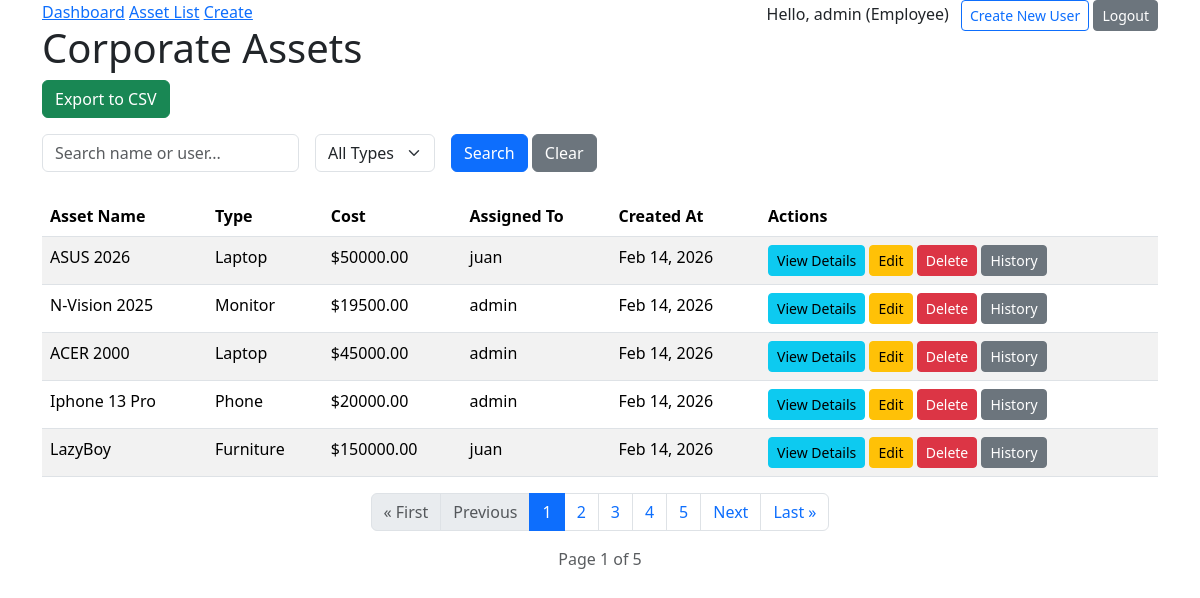
The app's page /list/ (signed in) with its own data.
### assets/models.py (models this page shows, shortened)
class User(AbstractUser):
    ROLE_CHOICES = (
        ('ADMIN', 'Administrator'),
        ('MANAGER', 'Manager'),
        ('EMPLOYEE', 'Employee'),
    )
    role = models.CharField(max_length=20, choices=ROLE_CHOICES, default='EMPLOYEE')
    @property
    def is_manager_or_admin(self):
        return self.role in ['ADMIN', 'MANAGER'] or self.is_superuser

class TimeStampedModel(models.Model):
    created_at = models.DateTimeField(auto_now_add=True)
    updated_at = models.DateTimeField(auto_now=True)
    class Meta:
        abstract = True

class Asset(TimeStampedModel):
    ASSET_TYPES = (
        ('LAPTOP', 'Laptop'),
        ('MONITOR', 'Monitor'),
        ('PHONE', 'Phone'),
        ('FURNITURE', 'Furniture'),
    )
    name = models.CharField(max_length=100)
    asset_type = models.CharField(max_length=20, choices=ASSET_TYPES)
    cost = models.DecimalField(max_digits=10, decimal_places=2)
    assigned_to = models.ForeignKey(User, on_delete=models.SET_NULL, null=True, blank=True, related_name='assets')
    history = HistoricalRecords()

### assets/views.py (the view)
# urls.py: path('list/', AssetListView.as_view(), name='asset-list'),
class AssetListView(LoginRequiredMixin, ListView):
    model = Asset
    template_name = "assets/asset_list.html"
    context_object_name = "assets"
    paginate_by = 5  # Display only 5 assets per page
    def get_queryset(self):
        queryset = Asset.objects.select_related('assigned_to').all()
        asset_type = self.request.GET.get('asset_type')
        search_query = self.request.GET.get('search')
        if asset_type:
            queryset = queryset.filter(asset_type=asset_type)
        if search_query:
            queryset = queryset.filter(
                Q(name__icontains=search_query) |
                Q(assigned_to__username__icontains=search_query)
            )
        return queryset
    def get_context_data(self, **kwargs):
        context = super().get_context_data(**kwargs)
        context['asset_types'] = Asset.ASSET_TYPES
        return context

### assets/templates/assets/asset_list.html (shortened to what this page needs)
{% extends "assets/base.html" %}
{% block content %}
    <h1>Corporate Assets</h1>
    <div class="mb-3">
        <a href="{% url 'export-csv' %}" class="btn btn-success"> Export to CSV</a>
    </div>
    <form method="GET" class="row g-3 mb-4">
        <div class="col-auto">
            <input type="text" name="search" class="form-control" placeholder="Search name or user..." value="{{ request.GET.search }}">
        </div>
        <div class="col-auto">
            <select name="asset_type" class="form-select">
                <option value="">All Types</option>
            </select>
        </div>
        <div class="col-auto">
            <button type="submit" class="btn btn-primary">Search</button>
            <a href="{% url "asset-list" %}" class="btn btn-secondary">Clear</a>
        </div>
    </form>
    <table class="table table-striped">
        <thead>
            <tr>
                <th>Asset Name</th>
                <th>Type</th>
                <th>Cost</th>
                <th>Assigned To</th>
                <th>Created At</th>
                <th>Actions</th>
            </tr>
        </thead>
        <tbody>
            {% for asset in assets %}
            <tr>
                <td>{{ asset.name }}</td>
                <td>{{ asset.get_asset_type_display }}</td>
                <td>${{ asset.cost }}</td>
                <td>
                    {% if asset.assigned_to %}
                        {{ asset.assigned_to.username }}
                    {% else %}
                        <span style="color:red">Unassigned</span>
                    {% endif %}
                </td>
                <td>{{ asset.created_at|date:"M d, Y" }}</td>
                <td>
                    <a href="{% url 'asset-detail' asset.pk %}" class="btn btn-info btn-sm">View Details</a>
                    {% if user.is_manager_or_admin %}
                        <a href="{% url "asset-update" asset.pk %}" class="btn btn-warning btn-sm">Edit</a>
                        <a href="{% url "asset-delete" asset.pk %}" class="btn btn-danger btn-sm">Delete</a>
                        <a href="{% url 'asset-history' asset.pk %}" class="btn btn-sm btn-secondary">History</a>
                    {% endif %}
                </td>
            </tr>
            {% endfor %}
        </tbody>
    </table>
    {% if is_paginated %}
    <nav aria-label="Asset list pagination">
        <ul class="pagination justify-content-center">
            {% if page_obj.has_previous %}
                <li class="page-item">
                    <a class="page-link" href="?page=1{% if request.GET.search %}&search={{ request.GET.search }}{% endif %}{% if request.GET.asset_type %}&asset_type={{ request.GET.asset_type }}{% endif %}">&laquo; First</a>
                </li>
                <li class="page-item">
                    <a class="page-link" href="?page={{ page_obj.previous_page_number }}{% if request.GET.search %}&search={{ request.GET.search }}{% endif %}{% if request.GET.asset_type %}&asset_type={{ request.GET.asset_type }}{% endif %}">Previous</a>
                </li>
            {% else %}
                <li class="page-item disabled">
                    <span class="page-link">&laquo; First</span>
                </li>
                <li class="page-item disabled">
                    <span class="page-link">Previous</span>
                </li>
            {% endif %}
            {% for num in page_obj.paginator.page_range %}
                {% if page_obj.number == num %}
                    <li class="page-item active">
                        <span class="page-link">{{ num }}</span>
                    </li>
                {% else %}
                    <li class="page-item">
                        <a class="page-link" href="?page={{ num }}{% if request.GET.search %}&search={{ request.GET.search }}{% endif %}{% if request.GET.asset_type %}&asset_type={{ request.GET.asset_type }}{% endif %}">{{ num }}</a>
                    </li>
                {% endif %}
            {% endfor %}
            {% if page_obj.has_next %}
                <li class="page-item">
                    <a class="page-link" href="?page={{ page_obj.next_page_number }}">Next</a>
                </li>
                <li class="page-item">
                    <a class="page-link" href="?page={{ page_obj.paginator.num_pages }}">Last &raquo;</a>
                </li>
            {% endif %}
        </ul>
    </nav>
    <p class="text-center text-muted">Page {{ page_obj.number }} of {{ page_obj.paginator.num_pages }}</p>
    {% endif %}
{% endblock %}

### assets/templates/assets/base.html (shortened to what this page needs)
<!DOCTYPE html>
<html>
<head>
    <link href="https://cdn.jsdelivr.net/npm/bootstrap@5.3.8/dist/css/bootstrap.min.css" rel="stylesheet">
</head>
<body class="container">
    <nav>
        <a href="{% url 'dashboard' %}">Dashboard</a>
        <a href="{% url 'asset-list' %}">Asset List</a>
        <a href="{% url 'asset-create' %}">Create</a>
        <div style="float:right">
            {% if user.is_authenticated %}
                <span>Hello, {{ user.username }} ({{ user.get_role_display }})</span>
                {% if user.is_manager_or_admin %}
                    <a href="{% url "register" %}" class="btn btn-outline-primary btn-sm ms-2">Create New User</a>
                {% endif %}
                <form action="{% url "logout" %}" method="post" style="display:inline">
                    <button type="submit" class="btn btn-secondary btn-sm">Logout</button>
                </form>
            {% else %}
                <a href="{% url 'login' %}" class="btn btn-primary btn-sm">Login</a>
            {% endif %}
        </div>
    </nav>
    {% block content %}{% endblock %}
</body>
</html>

### records on screen
User: username "admin", role "Employee"
Asset: name "ASUS 2026", asset_type "Laptop", cost "50000.00", assigned_to.username "juan", created_at "Feb 14, 2026"
Asset: name "N-Vision 2025", asset_type "Monitor", cost "19500.00", assigned_to.username "admin", created_at "Feb 14, 2026"
Asset: name "ACER 2000", asset_type "Laptop", cost "45000.00", assigned_to.username "admin", created_at "Feb 14, 2026"
Asset: name "Iphone 13 Pro", asset_type "Phone", cost "20000.00", assigned_to.username "admin", created_at "Feb 14, 2026"
Asset: name "LazyBoy", asset_type "Furniture", cost "150000.00", assigned_to.username "juan", created_at "Feb 14, 2026"

### other values on screen
{{ num }} "1"
{{ num }} "2" "3" "4" "5"
{{ page_obj.number }} "1"
{{ page_obj.paginator.num_pages }} "5"
